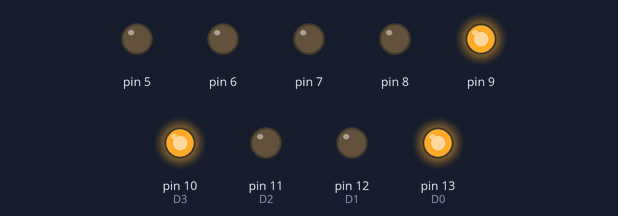
The sketch below on a simulated Arduino Uno, built with avr-gcc and run on an emulated ATmega328P. Parts: output pins drawn as LEDs (lit = HIGH).

Above: at 0.15 s.
At 0.75 s:
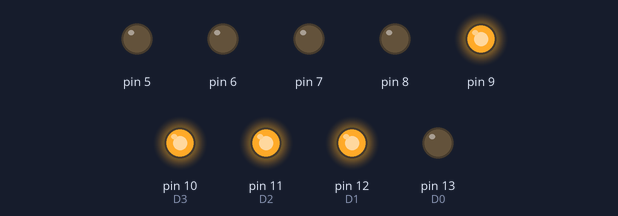
At 1.65 s:
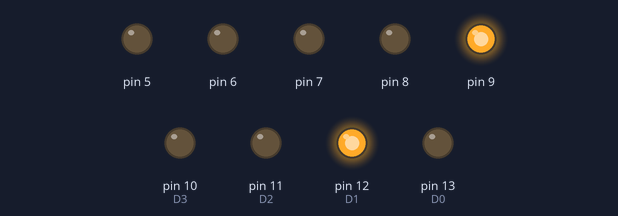
At 3.35 s:
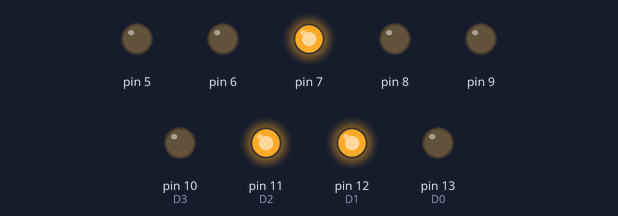
At 4.85 s:
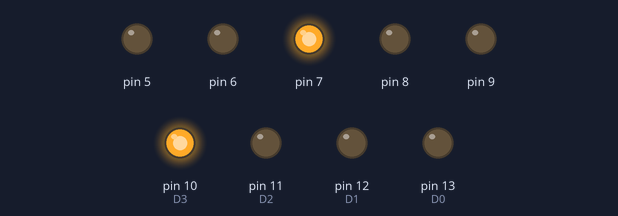
At 6.55 s:
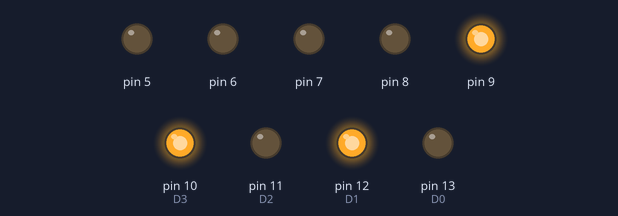
Timing chart, 0 to 6.8 s (numbered marks = the images above):
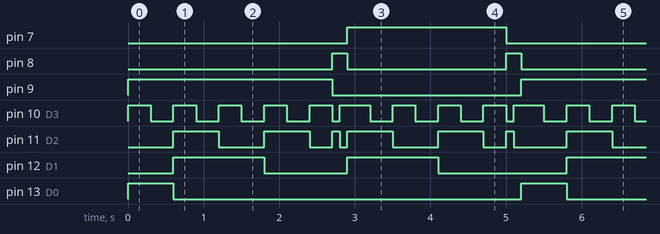

Measured:
- by itself, pin 7: alternates HIGH for 2.1 s and LOW for 3.1 s
- by itself, pin 8: repeats every 5.2 s: LOW 2.1 s, HIGH 0.20 s, LOW 2.7 s, HIGH 0.20 s
- by itself, pin 9: alternates HIGH for 2.7 s and LOW for 2.5 s
- by itself, pin 12 (D1): repeats every 5.2 s: LOW 1.1 s, HIGH 1.2 s, LOW 1.7 s, HIGH 1.2 s
- by itself, pin 13 (D0): alternates HIGH for 0.60 s and LOW for 4.6 s
- by itself, pin 10 (D3): repeats every 5.2 s: 4 × (LOW 0.30 s, HIGH 0.30 s), LOW 0.10 s, HIGH 0.40 s, 3 × (LOW 0.30 s, HIGH 0.30 s), LOW 0.10 s, HIGH 0.40 s
- by itself, pin 11 (D2): repeats every 5.2 s: LOW 0.60 s, HIGH 0.60 s, LOW 0.30 s, HIGH 0.10 s, LOW 0.10 s, HIGH 0.60 s, LOW 0.60 s, HIGH 0.60 s, LOW 0.30 s, HIGH 0.10 s, LOW 0.70 s, HIGH 0.60 s

The sketch:

TRAFFIC.ino
```cpp
void setup() {
  // put your setup code here, to run once:
pinMode(13,OUTPUT); //D0
pinMode(12,OUTPUT); //D1
pinMode(11,OUTPUT); //D2
pinMode(10,OUTPUT); //D3
pinMode(9,OUTPUT);
pinMode(8,OUTPUT);
pinMode(7,OUTPUT);
pinMode(6,OUTPUT);
pinMode(5,OUTPUT);
}
void satu() {
  digitalWrite(13,LOW);
  digitalWrite(12,LOW);
  digitalWrite(11,LOW);
  digitalWrite(10,HIGH);
}
void dua() {
  digitalWrite(13,LOW);
  digitalWrite(12,LOW);
  digitalWrite(11,HIGH);
  digitalWrite(10,LOW);
}
void tiga() {
  digitalWrite(13,LOW);
  digitalWrite(12,LOW);
  digitalWrite(11,HIGH);
  digitalWrite(10,HIGH);
}
void empat() {
  digitalWrite(13,LOW);
  digitalWrite(12,HIGH);
  digitalWrite(11,LOW);
  digitalWrite(10,LOW);
}
void lima() {
  digitalWrite(13,LOW);
  digitalWrite(12,HIGH);
  digitalWrite(11,LOW);
  digitalWrite(10,HIGH);
}
void enam() {
  digitalWrite(13,LOW);
  digitalWrite(12,HIGH);
  digitalWrite(11,HIGH);
  digitalWrite(10,LOW);
}
void tujuh() {
  digitalWrite(13,LOW);
  digitalWrite(12,HIGH);
  digitalWrite(11,HIGH);
  digitalWrite(10,HIGH);
}
void delapan() {
  digitalWrite(13,HIGH);
  digitalWrite(12,LOW);
  digitalWrite(11,LOW);
  digitalWrite(10,LOW);
}
void sembilan() {
  digitalWrite(13,HIGH);
  digitalWrite(12,LOW);
  digitalWrite(11,LOW);
  digitalWrite(10,HIGH);
}

void loop() {
  // put your main code here, to run repeatedly:
digitalWrite(9,HIGH);
sembilan();
delay(300);
delapan();
delay(300);
tujuh();
delay(300);
enam();
delay(300);
lima();
delay(300);
empat();
delay(300);
tiga();
delay(300);
dua();
delay(300);
satu();
delay(300);
digitalWrite(9,LOW);
digitalWrite(8,HIGH);
dua();
delay(100);
satu();
delay(100);
digitalWrite(8,LOW);
digitalWrite(7,HIGH);
tujuh();
delay(300);
enam();
delay(300);
lima();
delay(300);
empat();
delay(300);
tiga();
delay(300);
dua();
delay(300);
satu();
delay(300);
digitalWrite(7,LOW);
digitalWrite(8,HIGH);
dua();
delay(100);
satu();
delay(100);
digitalWrite(8,LOW);
}
```
